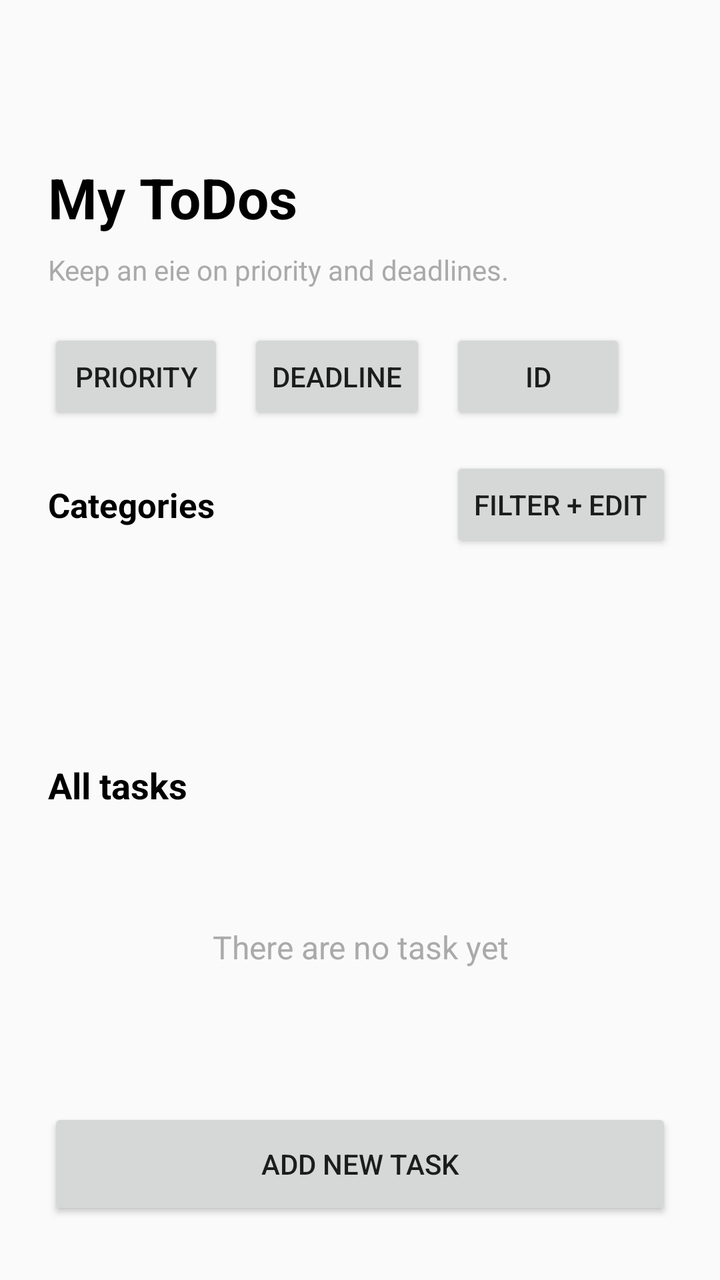
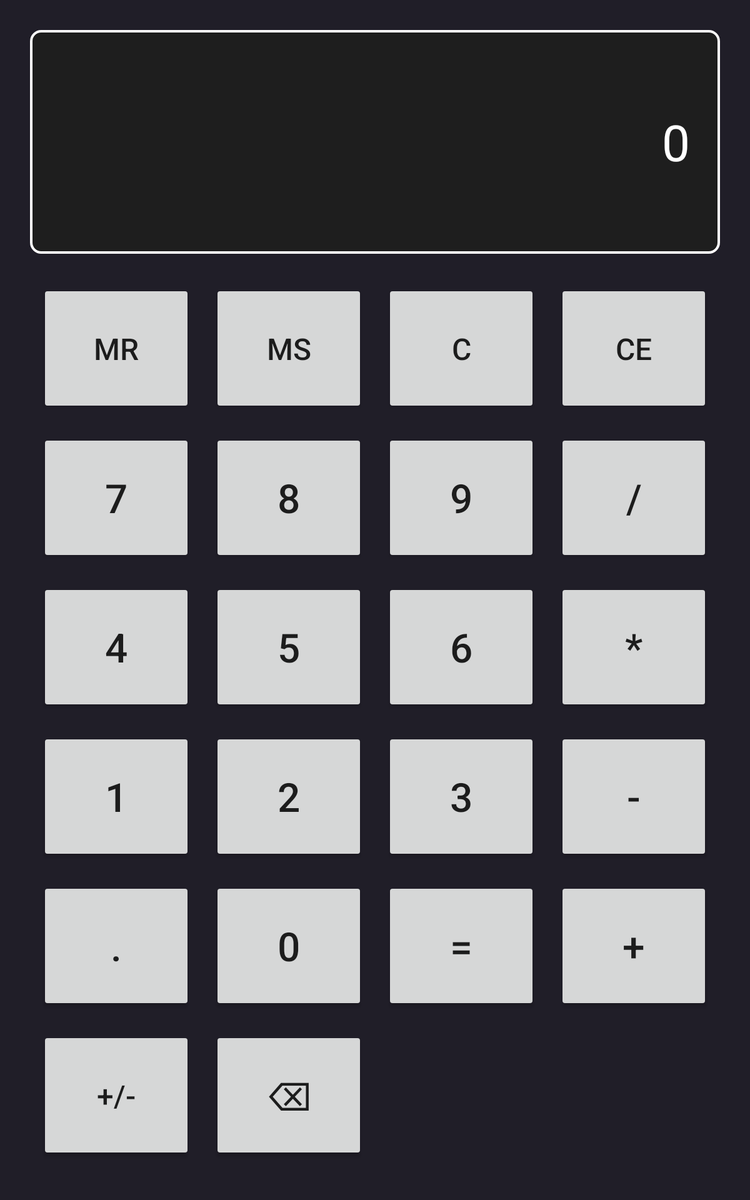

Two renders of one Android screen. The first uses the default layout on a phone; the second uses the alternative layout the repository ships for a different screen configuration, on a matching device. The two XML files are below.
<!-- AndroidManifest.xml: activity theme Theme.Mobsysteme2 -->
<!-- res/layout/activity_main.xml -->
<?xml version="1.0" encoding="utf-8"?>
<androidx.constraintlayout.widget.ConstraintLayout
    xmlns:android="http://schemas.android.com/apk/res/android"
    xmlns:app="http://schemas.android.com/apk/res-auto"
    xmlns:tools="http://schemas.android.com/tools"
    android:id="@+id/main"
    android:layout_width="match_parent"
    android:layout_height="match_parent"
    tools:context=".MainActivity">

    <LinearLayout
        android:id="@+id/headerContainer"
        android:layout_width="0dp"
        android:layout_height="wrap_content"
        android:layout_marginStart="24dp"
        android:layout_marginTop="50dp"
        android:layout_marginEnd="24dp"
        android:orientation="vertical"
        app:layout_constraintEnd_toEndOf="parent"
        app:layout_constraintStart_toStartOf="parent"
        app:layout_constraintTop_toTopOf="parent">

        <TextView
            android:id="@+id/tvMainHeadline"
            android:layout_width="match_parent"
            android:layout_height="wrap_content"
            android:text="My ToDos"
            android:textColor="@android:color/black"
            android:textSize="28sp"
            android:textStyle="bold"
            android:layout_marginTop="30dp"
            />

        <TextView
            android:id="@+id/tvMainSubtitle"
            android:layout_width="match_parent"
            android:layout_height="wrap_content"
            android:layout_marginTop="8dp"
            android:text="Keep an eie on priority and deadlines."
            android:textColor="@android:color/darker_gray"
            android:textSize="14sp" />
    </LinearLayout>

    <HorizontalScrollView
        android:id="@+id/sortScroll"
        android:layout_width="0dp"
        android:layout_height="wrap_content"
        android:layout_marginStart="24dp"
        android:layout_marginTop="20dp"
        android:layout_marginEnd="24dp"
        android:scrollbars="none"
        app:layout_constraintEnd_toEndOf="parent"
        app:layout_constraintStart_toStartOf="parent"
        app:layout_constraintTop_toBottomOf="@id/headerContainer">

        <LinearLayout
            android:id="@+id/sortContainer"
            android:layout_width="wrap_content"
            android:layout_height="wrap_content"
            android:orientation="horizontal">

            <Button
                android:id="@+id/btnSortPriority"
                android:layout_width="wrap_content"
                android:layout_height="wrap_content"
                android:text="Priority" />

            <Button
                android:id="@+id/btnSortDeadline"
                android:layout_width="wrap_content"
                android:layout_height="wrap_content"
                android:layout_marginStart="12dp"
                android:text="Deadline" />

            <Button
                android:id="@+id/btnSortId"
                android:layout_width="wrap_content"
                android:layout_height="wrap_content"
                android:layout_marginStart="12dp"
                android:text="ID" />
        </LinearLayout>
    </HorizontalScrollView>

    <LinearLayout
        android:id="@+id/categoryHeader"
        android:layout_width="0dp"
        android:layout_height="wrap_content"
        android:layout_marginStart="24dp"
        android:layout_marginTop="16dp"
        android:layout_marginEnd="24dp"
        android:gravity="center_vertical"
        android:orientation="horizontal"
        app:layout_constraintEnd_toEndOf="parent"
        app:layout_constraintStart_toStartOf="parent"
        app:layout_constraintTop_toBottomOf="@id/sortScroll">

        <TextView
            android:id="@+id/tvCategoriesLabel"
            android:layout_width="0dp"
            android:layout_height="wrap_content"
            android:layout_weight="1"
            android:text="Categories"
            android:textColor="@android:color/black"
            android:textSize="17sp"
            android:textStyle="bold" />

        <Button
            android:id="@+id/btnOpenCategoryFilters"
            android:layout_width="wrap_content"
            android:layout_height="wrap_content"
            android:text="Filter + Edit" />
    </LinearLayout>

    <androidx.recyclerview.widget.RecyclerView
        android:id="@+id/rvCategories"
        android:layout_width="0dp"
        android:layout_height="72dp"
        android:layout_marginStart="24dp"
        android:layout_marginTop="12dp"
        android:layout_marginEnd="24dp"
        android:clipToPadding="false"
        android:paddingEnd="8dp"
        tools:itemCount="6"
        tools:listitem="@android:layout/activity_list_item"
        app:layout_constraintEnd_toEndOf="parent"
        app:layout_constraintStart_toStartOf="parent"
        app:layout_constraintTop_toBottomOf="@id/categoryHeader" />

    <TextView
        android:id="@+id/tvSectionLabel"
        android:layout_width="0dp"
        android:layout_height="wrap_content"
        android:layout_marginStart="24dp"
        android:layout_marginTop="20dp"
        android:layout_marginEnd="24dp"
        android:text="All tasks"
        android:textColor="@android:color/black"
        android:textSize="18sp"
        android:textStyle="bold"
        app:layout_constraintEnd_toEndOf="parent"
        app:layout_constraintStart_toStartOf="parent"
        app:layout_constraintTop_toBottomOf="@id/rvCategories" />

    <androidx.recyclerview.widget.RecyclerView
        android:id="@+id/rvTodos"
        android:layout_width="0dp"
        android:layout_height="0dp"
        android:layout_marginStart="24dp"
        android:layout_marginTop="12dp"
        android:layout_marginEnd="24dp"
        android:layout_marginBottom="24dp"
        android:clipToPadding="false"
        android:paddingBottom="88dp"
        tools:itemCount="4"
        tools:listitem="@android:layout/simple_list_item_2"
        app:layout_constraintBottom_toTopOf="@id/btnAddTodo"
        app:layout_constraintEnd_toEndOf="parent"
        app:layout_constraintStart_toStartOf="parent"
        app:layout_constraintTop_toBottomOf="@id/tvSectionLabel" />

    <TextView
        android:id="@+id/tvEmptyState"
        android:layout_width="0dp"
        android:layout_height="wrap_content"
        android:layout_marginStart="32dp"
        android:layout_marginEnd="32dp"
        android:gravity="center"
        android:text="There are no task yet"
        android:textColor="@android:color/darker_gray"
        android:textSize="16sp"
        android:visibility="gone"
        app:layout_constraintBottom_toBottomOf="@id/rvTodos"
        app:layout_constraintEnd_toEndOf="@id/rvTodos"
        app:layout_constraintStart_toStartOf="@id/rvTodos"
        app:layout_constraintTop_toTopOf="@id/rvTodos"
        tools:visibility="visible" />

    <Button
        android:id="@+id/btnAddTodo"
        android:layout_width="0dp"
        android:layout_height="wrap_content"
        android:layout_marginStart="24dp"
        android:layout_marginEnd="24dp"
        android:layout_marginBottom="30dp"
        android:minHeight="56dp"
        android:text="Add new Task"
        app:layout_constraintBottom_toBottomOf="parent"
        app:layout_constraintEnd_toEndOf="parent"
        app:layout_constraintStart_toStartOf="parent" />

</androidx.constraintlayout.widget.ConstraintLayout>
<!-- resources referenced by this layout -->
<resources>
  <style name="Theme.Mobsysteme2" parent="Theme.AppCompat.Light.NoActionBar" />
</resources>
<!-- res/layout-sw600dp/activity_main.xml (the repository's variant of the layout above) -->
<!-- drawn on a 7-inch tablet held upright -->
<?xml version="1.0" encoding="utf-8"?>
<LinearLayout xmlns:android="http://schemas.android.com/apk/res/android"
    xmlns:tools="http://schemas.android.com/tools"
    android:id="@+id/main"
    android:layout_width="match_parent"
    android:layout_height="match_parent"
    android:orientation="vertical"
    android:background="#201E28"
    android:padding="24dp"
    tools:context=".MainActivity">

    <TextView
        android:id="@+id/tvDisplay"
        android:layout_width="match_parent"
        android:layout_height="0dp"
        android:layout_weight="2"
        android:background="@drawable/border"
        android:gravity="end|center_vertical"
        android:padding="24dp"
        android:text="0"
        android:textColor="#FFFFFF"
        android:textSize="40sp" />

    <GridLayout
        android:layout_width="match_parent"
        android:layout_height="0dp"
        android:layout_weight="8"
        android:layout_marginTop="16dp"
        android:alignmentMode="alignMargins"
        android:columnCount="4"
        android:rowCount="6"
        android:useDefaultMargins="true">

        <Button
            android:id="@+id/btnMR"
            android:layout_width="0dp"
            android:layout_height="0dp"
            android:layout_columnWeight="1"
            android:layout_rowWeight="1"
            android:layout_margin="8dp"
            android:text="MR"
            android:textSize="24sp" />

        <Button
            android:id="@+id/btnMS"
            android:layout_width="0dp"
            android:layout_height="0dp"
            android:layout_columnWeight="1"
            android:layout_rowWeight="1"
            android:layout_margin="8dp"
            android:text="MS"
            android:textSize="24sp" />

        <Button
            android:id="@+id/btnClean"
            android:layout_width="0dp"
            android:layout_height="0dp"
            android:layout_columnWeight="1"
            android:layout_rowWeight="1"
            android:layout_margin="8dp"
            android:text="C"
            android:textSize="24sp" />

        <Button
            android:id="@+id/btnCleanLast"
            android:layout_width="0dp"
            android:layout_height="0dp"
            android:layout_columnWeight="1"
            android:layout_rowWeight="1"
            android:layout_margin="8dp"
            android:text="CE"
            android:textSize="24sp" />

        <Button
            android:id="@+id/btn7"
            android:layout_width="0dp"
            android:layout_height="0dp"
            android:layout_columnWeight="1"
            android:layout_rowWeight="1"
            android:layout_margin="8dp"
            android:text="7"
            android:textSize="32sp" />

        <Button
            android:id="@+id/btn8"
            android:layout_width="0dp"
            android:layout_height="0dp"
            android:layout_columnWeight="1"
            android:layout_rowWeight="1"
            android:layout_margin="8dp"
            android:text="8"
            android:textSize="32sp" />

        <Button
            android:id="@+id/btn9"
            android:layout_width="0dp"
            android:layout_height="0dp"
            android:layout_columnWeight="1"
            android:layout_rowWeight="1"
            android:layout_margin="8dp"
            android:text="9"
            android:textSize="32sp" />

        <Button
            android:id="@+id/btnDivide"
            android:layout_width="0dp"
            android:layout_height="0dp"
            android:layout_columnWeight="1"
            android:layout_rowWeight="1"
            android:layout_margin="8dp"
            android:text="/"
            android:textSize="32sp" />

        <Button
            android:id="@+id/btn4"
            android:layout_width="0dp"
            android:layout_height="0dp"
            android:layout_columnWeight="1"
            android:layout_rowWeight="1"
            android:layout_margin="8dp"
            android:text="4"
            android:textSize="32sp" />

        <Button
            android:id="@+id/btn5"
            android:layout_width="0dp"
            android:layout_height="0dp"
            android:layout_columnWeight="1"
            android:layout_rowWeight="1"
            android:layout_margin="8dp"
            android:text="5"
            android:textSize="32sp" />

        <Button
            android:id="@+id/btn6"
            android:layout_width="0dp"
            android:layout_height="0dp"
            android:layout_columnWeight="1"
            android:layout_rowWeight="1"
            android:layout_margin="8dp"
            android:text="6"
            android:textSize="32sp" />

        <Button
            android:id="@+id/btnMultiply"
            android:layout_width="0dp"
            android:layout_height="0dp"
            android:layout_columnWeight="1"
            android:layout_rowWeight="1"
            android:layout_margin="8dp"
            android:text="*"
            android:textSize="32sp" />

        <Button
            android:id="@+id/btn1"
            android:layout_width="0dp"
            android:layout_height="0dp"
            android:layout_columnWeight="1"
            android:layout_rowWeight="1"
            android:layout_margin="8dp"
            android:text="1"
            android:textSize="32sp" />

        <Button
            android:id="@+id/btn2"
            android:layout_width="0dp"
            android:layout_height="0dp"
            android:layout_columnWeight="1"
            android:layout_rowWeight="1"
            android:layout_margin="8dp"
            android:text="2"
            android:textSize="32sp" />

        <Button
            android:id="@+id/btn3"
            android:layout_width="0dp"
            android:layout_height="0dp"
            android:layout_columnWeight="1"
            android:layout_rowWeight="1"
            android:layout_margin="8dp"
            android:text="3"
            android:textSize="32sp" />

        <Button
            android:id="@+id/btnMinus"
            android:layout_width="0dp"
            android:layout_height="0dp"
            android:layout_columnWeight="1"
            android:layout_rowWeight="1"
            android:layout_margin="8dp"
            android:text="-"
            android:textSize="32sp" />

        <Button
            android:id="@+id/btnDot"
            android:layout_width="0dp"
            android:layout_height="0dp"
            android:layout_columnWeight="1"
            android:layout_rowWeight="1"
            android:layout_margin="8dp"
            android:text="."
            android:textSize="32sp" />

        <Button
            android:id="@+id/btn0"
            android:layout_width="0dp"
            android:layout_height="0dp"
            android:layout_columnWeight="1"
            android:layout_rowWeight="1"
            android:layout_margin="8dp"
            android:text="0"
            android:textSize="32sp" />

        <Button
            android:id="@+id/btnEquals"
            android:layout_width="0dp"
            android:layout_height="0dp"
            android:layout_columnWeight="1"
            android:layout_rowWeight="1"
            android:layout_margin="8dp"
            android:text="="
            android:textSize="32sp" />

        <Button
            android:id="@+id/btnPlus"
            android:layout_width="0dp"
            android:layout_height="0dp"
            android:layout_columnWeight="1"
            android:layout_rowWeight="1"
            android:layout_margin="8dp"
            android:text="+"
            android:textSize="32sp" />

        <Button
            android:id="@+id/btnChange"
            android:layout_width="0dp"
            android:layout_height="0dp"
            android:layout_columnWeight="1"
            android:layout_rowWeight="1"
            android:layout_margin="8dp"
            android:text="+/-"
            android:textSize="24sp" />

        <Button
            android:id="@+id/btnDelete"
            android:layout_width="0dp"
            android:layout_height="0dp"
            android:layout_columnWeight="1"
            android:layout_rowWeight="1"
            android:layout_margin="8dp"
            android:text="⌫"
            android:textSize="32sp" />

    </GridLayout>
</LinearLayout>
<!-- resources referenced by the variant -->
<!-- as a 7-inch tablet held upright resolves them -->
<resources>
  <!-- drawable border (drawable) -->
  <shape xmlns:android="http://schemas.android.com/apk/res/android">
      <solid android:color="#1E1E1E"/>
  
      <stroke
          android:width="2dp"
          android:color="#FFFFFF"/>
  
      <corners android:radius="8dp"/>
  </shape>
  <style name="Theme.Mobsysteme2" parent="Theme.AppCompat.Light.NoActionBar" />
</resources>
